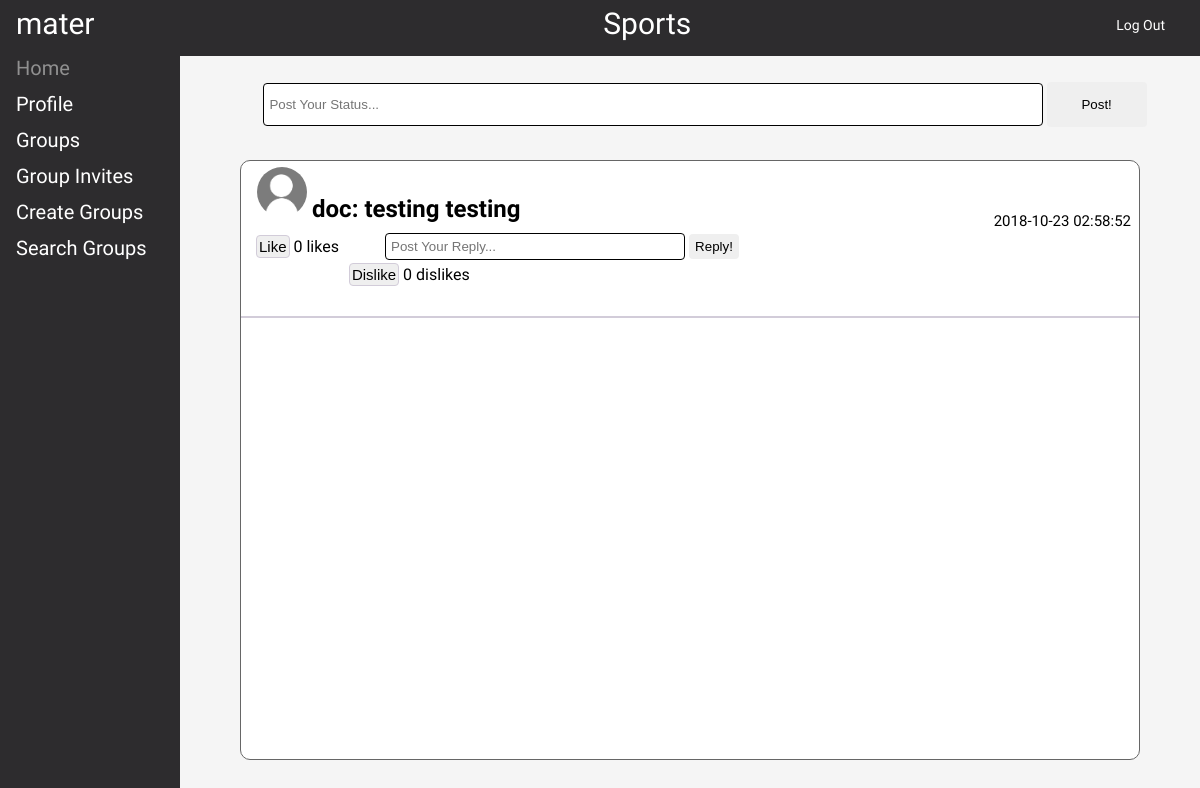
Page /home.php?id=3&type=private (signed in) on the committed database.
### tables this page shows
CREATE TABLE `groups` (
  `group_id` int(10) UNSIGNED NOT NULL,
  `group_name` varchar(50) NOT NULL,
  `type` varchar(10) NOT NULL,
  `owner_id` int(10) UNSIGNED NOT NULL
);

CREATE TABLE `messages` (
  `msg_id` int(10) UNSIGNED NOT NULL,
  `user_id` int(10) UNSIGNED NOT NULL,
  `msg` varchar(6000) NOT NULL,
  `post_time` timestamp NOT NULL DEFAULT CURRENT_TIMESTAMP,
  `group_id` int(10) UNSIGNED NOT NULL,
  `likes` int(10) UNSIGNED NOT NULL,
  `dislikes` int(10) UNSIGNED NOT NULL,
  `parent_id` int(10) UNSIGNED NOT NULL DEFAULT '0',
  `hasChildren` tinyint(1) NOT NULL DEFAULT '0'
);

CREATE TABLE `users` (
  `id` int(10) UNSIGNED NOT NULL,
  `fname` varchar(50) NOT NULL,
  `lname` varchar(50) NOT NULL,
  `password` varchar(60) NOT NULL,
  `email` varchar(50) NOT NULL,
  `username` varchar(50) NOT NULL,
  `img` varchar(580) NOT NULL
);

### home.php (the view, shortened to what this page needs)
<?php
	include ('connection.php');
	if(isset($_GET['id'])) {
		$groupID = $_GET['id'];
	} else {
		$groupID = "1";
	}
?>
<!doctype HTML>
<html>
	<head>
		<link rel="stylesheet" type="text/css" href="css/style.css">
	</head>
	<body>
		<div class="header">
			<?php
				echo "<div id='logo'>";
					echo $_SESSION['username'];
				echo "</div>";
				echo "<div id='group_logo'>";
					$queryGroups = "SELECT groups.group_id,groups.group_name FROM groups WHERE groups.group_id = ".$groupID."";
					$userGroups = $conn->query($queryGroups);
					if ($userGroups->num_rows > 0) {
						while($row = $userGroups->fetch_assoc()) {
							if($row['group_id']) {
								echo  $row['group_name']. "";
							}
						}
					}
				echo "</div>";
			?>
			<div class="menu">
				<ul>
					<li><a href="loggedout.php">Log Out</a></li>
				</ul>
			</div>
		</div>
		<div class="sidemenu">
			<ul>
				<li class="active"><a href="home.php">Home</a></li>
			</ul>
			<ul>
				<li><a href="profile.php">Profile</a></li>
			</ul>
			<ul id="submenu">
				<li>
					<span>Groups</span>
				</li>
			</ul>
			 <ul>
			 	<li><a href="invite_groups.php">Group Invites</a></li>
				<li><a href="create_groups.php">Create Groups</a></li>
				<li><a href="search_groups.php">Search Groups</a></li>
            </ul>
		</div>
		<div class = "feed">
				<?php
					$replyFeed = "SELECT username, msg, post_time, msg_id, likes, dislikes, parent_id, hasChildren, img from users inner join messages on users.id = messages.user_id WHERE group_id = " . $groupID . " ORDER BY msg_id DESC";
					$resultFeed = $conn->query($replyFeed);
					if ($resultFeed->num_rows > 0) {
						while ($row_reply = $resultFeed->fetch_assoc()) {
							if ($row_reply['parent_id'] == 0 && $row_reply['hasChildren'] == 0) {
								if($row_reply['img'] == '') {
									echo "<span>"."<img id ='chat_avatar' width='50' height='50' src='uploads/profiledefault.png' alt='Default Profile Pic'>" . "<h2 id ='userName'>" . $row_reply['username'] . ": " . htmlspecialchars($row_reply['msg'])."</h2>" . "<div class='time'>" . $row_reply['post_time'] . "</div>"."</span>";
									echo "<div class='reply_pos'><form action='home.php?id=" . $groupID . "' method='POST'>
									<input id='reply' type='text' name='reply' value='' placeholder='Post Your Reply...'>
									<input id='reply_submit' type='submit' name='reply_submit' value='Reply!'>
									</form></div>";
								}
								echo "<form action='home.php?id=" . $groupID . "&liked=" . $row_reply['msg_id'] . "' method='POST'>
								<div class='likeys'><input id='like_input'type='submit' name='like' value='Like'>"." ".$row_reply['likes']." likes</div>
								</form>";
								echo "<form action='home.php?id=" . $groupID . "&disliked=" . $row_reply['msg_id'] . "' method='POST'>
								<div class='dislikeys'><input id='dislike_input'type='submit' name='dislike' value='Dislike'>"." ".$row_reply['dislikes']." dislikes</div>
								</form>";
								echo "<div class='underline'>";
								echo "</div>";
							}
						}
					}
				?>
		</div>
		<div class="posting">
			<?php
				echo "<form action='home.php?id=" . $groupID . "' method='POST'>
					<input id='messeging' type='text' name='message' value='' placeholder='Post Your Status...'>
					<input id='msg_submit' type='submit' name='submit' value='Post!'>
					</form>";
			?>
		</div>
	</body>
</html>

### css/style.css (style rules this page uses)
* { margin: 0; padding: 0; }
html, body { font-family: 'Exo 2', sans-serif; height: 100%; width: 100%; background-color: whitesmoke; }
.header { position: fixed; top: 0; background-color: #2D2C2E; height: 56px; border-bottom: 0px; padding-left: auto; padding-right: auto; width: 100%; }
#logo { background-color: #2D2C2E; float: left; color: #FFFFFF; text-decoration: none; font-size: 30px; padding: 6px 8px 6px 16px; background-repeat: no-repeat; }
#group_logo { background-color: #2D2C2E; color: #FFFFFF; text-align: center; font-size: 30px; padding: 6px 8px 6px 16px; background-repeat: no-repeat; }
.menu { position: fixed; background-color: #2D2C2E; text-decoration: none; top: 0px; right: 0px; height: 37px; padding-top: 17px; padding-right: 25px; }
.menu ul { list-style-type: none; margin: 0; padding: 0; overflow: hidden; }
.menu a { float: right; color: #FFFFFF; text-decoration: none; font-size: 14px; background-repeat: no-repeat; padding-left: 10px; padding-right: 10px; }
.sidemenu { position: fixed; top: 50px; font-size: 20px; width: 15%; color: #FFFFFF; display: inline-block; background-color: #2D2C2E; height: 100%; }
.sidemenu ul { list-style-type: none; }
.sidemenu li a { display: block; padding: 6px 8px 6px 16px; text-decoration: none; color: #FFFFFF; }
span { display: block; padding: 6px 8px 6px 16px; text-decoration: none; }
#submenu span { cursor: pointer; }
li.active > a { color: #909090; }
#userName { display: inline; padding-top: 25px; padding-bottom: 5px; margin-left: 5px; margin-right: 5px; word-break: break-word; }
.time { display: inline; font-size: 15px; margin-top: 45px; float: right; }
.likeys { margin-top: 5px; margin-left: 15px; float: left; display: inline; }
.dislikeys { margin-top: 5px; margin-left: 15px; }
.reply_pos { position: relative; float: right; display: inline; margin-right: 400px; }
#reply { background-color: #FFFFFF; border: 1px solid black; font-size: 15 px; padding: 5px; width: 300px; margin-bottom: 3px; margin-top: 3px; border: 1 px black; border-radius: 4px; outline: none; }
#reply_submit { font-size: 15 px; padding: 5px; width: 50px; margin-bottom: 3px; margin-top: 3px; border: 1px; border-radius: 4px; outline: none; }
#like_input { font-size: 15px; padding: 2px; border: 1px solid #D2CCD9; border-radius: 4px; margin-bottom: 30px; }
#dislike_input { font-size: 15px; padding: 2px; border: 1px solid #D2CCD9; border-radius: 4px; margin-bottom: 30px; margin-left: 10px; }
.posting { position: fixed; margin-top: 80px; left: 105px; width: 100%; font-size: 13px; color: white; text-align: center; }
#messeging { background-color: #FFFFFF; border: 1px solid black; font-size: 15 px; padding: 5px; width: 65%; margin-bottom: 3px; margin-top: 3px; border: 1 px black; border-radius: 4px; height: 43px; outline: none; }
#msg_submit { font-size: 15 px; padding: 5px; width: 100px; margin-bottom: 3px; border: 1px; height: 45px; border-radius: 4px; outline: none; }
#chat_avatar { border-radius: 50%; }
.feed { position: fixed; margin-top: 160px; left: 20%; height: 75%; width: 75%; overflow-y:auto; overflow: auto; border: 1px solid #666; border-radius: 10px; background-color: #FFFFFF; }
.underline { padding-top: 1px; padding-bottom: 1px; width: 100%; background-color: #D2CCD9; color: white; }
*, *::after, *::before { box-sizing: border-box; }

### rows in the picture
groups: group_name "Sports"
messages: parent_id 0 (drawn), user.username "doc", msg "testing testing", post_time "2018-10-23 02:58:52", likes "0", dislikes "0"

### other values in the picture
$_SESSION['username'] "mater"
